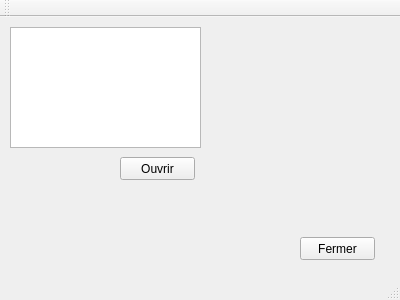
<?xml version="1.0" encoding="UTF-8"?>
<ui version="4.0">
 <class>MainWindow</class>
 <widget class="QMainWindow" name="MainWindow">
  <property name="geometry">
   <rect>
    <x>0</x>
    <y>0</y>
    <width>400</width>
    <height>300</height>
   </rect>
  </property>
  <property name="windowTitle">
   <string>MainWindow</string>
  </property>
  <widget class="QWidget" name="centralWidget">
   <widget class="QPushButton" name="pushButton">
    <property name="geometry">
     <rect>
      <x>120</x>
      <y>140</y>
      <width>75</width>
      <height>23</height>
     </rect>
    </property>
    <property name="text">
     <string>Ouvrir</string>
    </property>
   </widget>
   <widget class="QPlainTextEdit" name="plainTextEdit">
    <property name="geometry">
     <rect>
      <x>10</x>
      <y>10</y>
      <width>191</width>
      <height>121</height>
     </rect>
    </property>
   </widget>
   <widget class="QPushButton" name="pushButton_2">
    <property name="geometry">
     <rect>
      <x>300</x>
      <y>220</y>
      <width>75</width>
      <height>23</height>
     </rect>
    </property>
    <property name="text">
     <string>Fermer</string>
    </property>
   </widget>
  </widget>
  <widget class="QMenuBar" name="menuBar">
   <property name="geometry">
    <rect>
     <x>0</x>
     <y>0</y>
     <width>400</width>
     <height>21</height>
    </rect>
   </property>
  </widget>
  <widget class="QToolBar" name="mainToolBar">
   <attribute name="toolBarArea">
    <enum>TopToolBarArea</enum>
   </attribute>
   <attribute name="toolBarBreak">
    <bool>false</bool>
   </attribute>
  </widget>
  <widget class="QStatusBar" name="statusBar"/>
 </widget>
 <layoutdefault spacing="6" margin="11"/>
 <resources/>
 <connections>
  <connection>
   <sender>pushButton_2</sender>
   <signal>clicked()</signal>
   <receiver>MainWindow</receiver>
   <slot>close()</slot>
   <hints>
    <hint type="sourcelabel">
     <x>328</x>
     <y>263</y>
    </hint>
    <hint type="destinationlabel">
     <x>347</x>
     <y>200</y>
    </hint>
   </hints>
  </connection>
 </connections>
</ui>
